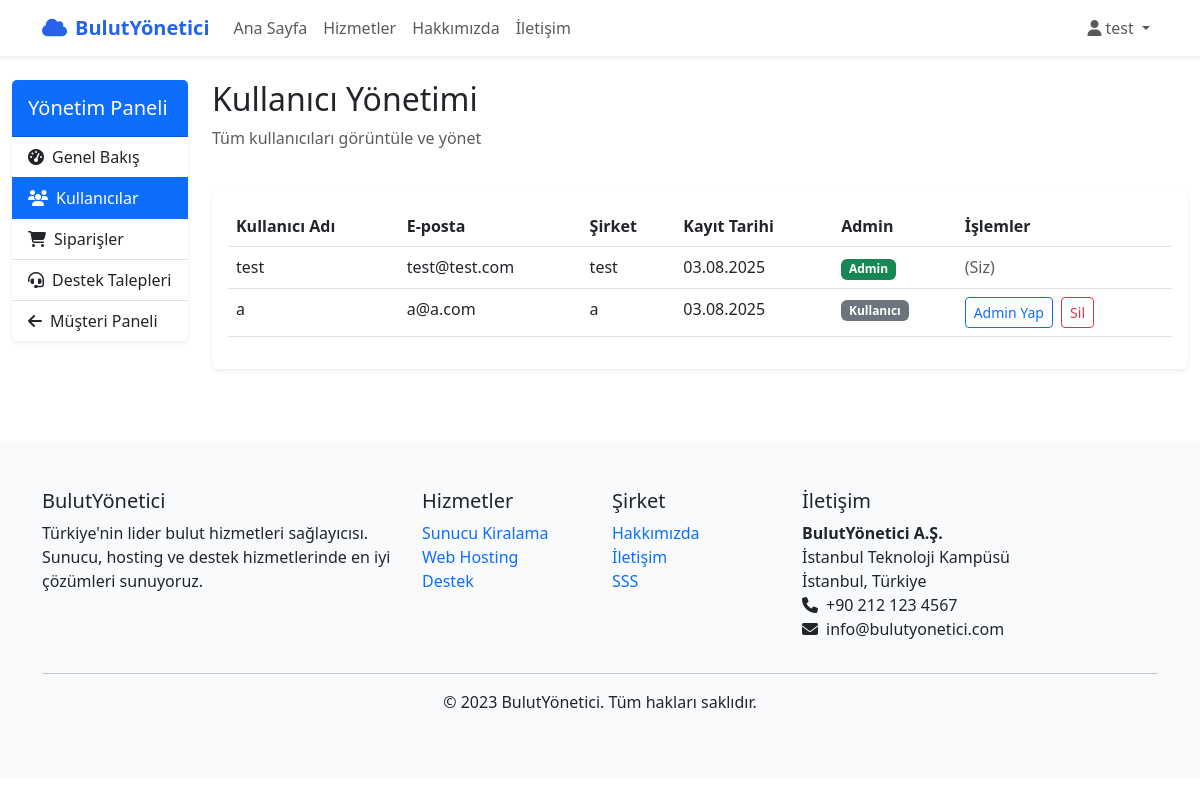
The app's page /admin/users (signed in) with its own data.
### app.py (models this page shows, shortened)
class User(db.Model):
    id = db.Column(db.Integer, primary_key=True)
    username = db.Column(db.String(80), unique=True, nullable=False)
    email = db.Column(db.String(120), unique=True, nullable=False)
    password = db.Column(db.String(100), nullable=False)
    company = db.Column(db.String(100))
    is_admin = db.Column(db.Boolean, default=False)
    created_at = db.Column(db.DateTime, default=datetime.utcnow)

### app.py (the view)
@app.route('/admin/users')
@admin_required
def admin_users():
    users = User.query.all()
    return render_template('admin/users.html', users=users)

### app.py (called while the page is built)
def admin_required(func):
    @functools.wraps(func)
    def wrapped(*args, **kwargs):
        if 'user_id' not in session:
            flash('Lütfen önce giriş yapın.', 'error')
            return redirect(url_for('login'))
        user = User.query.get(session['user_id'])
        if not user or not user.is_admin:
            flash('Bu sayfaya erişim izniniz yok.', 'error')
            return redirect(url_for('dashboard'))
        return func(*args, **kwargs)
    return wrapped

### templates/admin/users.html
{% extends "admin/base.html" %}
{% block admin_content %}
<div class="row mb-4">
    <div class="col-12">
        <h2>Kullanıcı Yönetimi</h2>
        <p class="text-muted">Tüm kullanıcıları görüntüle ve yönet</p>
    </div>
</div>
<div class="card border-0 shadow-sm">
    <div class="card-body">
        {% if users %}
        <div class="table-responsive">
            <table class="table table-hover">
                <thead>
                    <tr>
                        <th>Kullanıcı Adı</th>
                        <th>E-posta</th>
                        <th>Şirket</th>
                        <th>Kayıt Tarihi</th>
                        <th>Admin</th>
                        <th>İşlemler</th>
                    </tr>
                </thead>
                <tbody>
                    {% for user in users %}
                    <tr>
                        <td>{{ user.username }}</td>
                        <td>{{ user.email }}</td>
                        <td>{{ user.company or '-' }}</td>
                        <td>{{ user.created_at.strftime('%d.%m.%Y') }}</td>
                        <td>
                            {% if user.is_admin %}
                                <span class="badge bg-success">Admin</span>
                            {% else %}
                                <span class="badge bg-secondary">Kullanıcı</span>
                            {% endif %}
                        </td>
                        <td>
                            {% if user.id != session.user_id %}
                            <a href="{{ url_for('admin_toggle_admin', user_id=user.id) }}"
                               class="btn btn-sm btn-{% if user.is_admin %}outline-secondary{% else %}outline-primary{% endif %} me-1"
                               onclick="return confirm('Bu kullanıcının admin durumunu değiştirmek istediğinize emin misiniz?');">
                                {% if user.is_admin %}Admini Kaldır{% else %}Admin Yap{% endif %}
                            </a>
                            <form method="POST" action="{{ url_for('admin_delete_user', user_id=user.id) }}" class="d-inline"
                                  onsubmit="return confirm('Bu kullanıcıyı silmek istediğinize emin misiniz? Bu işlem geri alınamaz.');">
                                <button type="submit" class="btn btn-sm btn-outline-danger">Sil</button>
                            </form>
                            {% else %}
                            <span class="text-muted">(Siz)</span>
                            {% endif %}
                        </td>
                    </tr>
                    {% endfor %}
                </tbody>
            </table>
        </div>
        {% else %}
        <p class="text-muted">Henüz kullanıcı bulunmamaktadır.</p>
        {% endif %}
    </div>
</div>
{% endblock %}

### templates/base.html (style rules this page uses)
:root { --primary-color: #2563eb; --secondary-color: #1e40af; --accent-color: #0ea5e9; }

### records on screen
User: username "test", email "test@test.com", company "test", created_at "03.08.2025", is_admin "Admin", shows "(Siz)"
User: username "a", email "a@a.com", company "a", created_at "03.08.2025", is_admin "Kullanıcı"

### other values on screen
{{ session.username }} "test"
